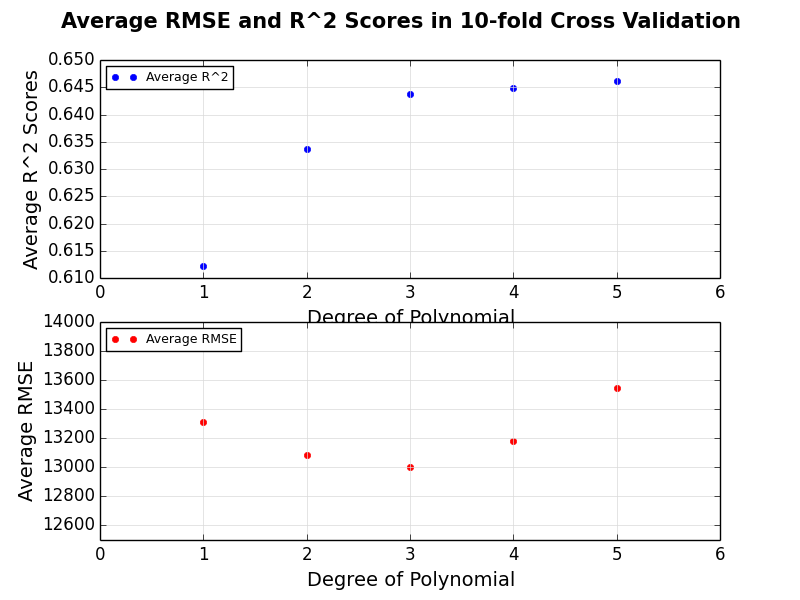

The Python source for this figure:
import numpy as np
import matplotlib.pyplot as plt

myflie = open('labeled_data.csv','r')
header = myflie.readline()
zipcodes = []
population = []
incidents = []

for line in myflie:
	temp_data = line.split(",")
	zipcodes.append(temp_data[0])
	population.append(int(float(temp_data[1])))
	incidents.append(int(float(temp_data[2])))
myflie.close()

def validation(x,y,coefficient):
	outcome = {}
	n = np.poly1d(coefficient)
	yhat = n(x)
	ybar = np.sum(y)/len(y)
	ssreg = np.sum((yhat-ybar)**2)
	sstot = np.sum((y-ybar)**2)
	outcome['R2'] = ssreg/sstot
	outcome['RMSE'] = (np.sum((yhat-y)**2)/len(y))**0.5
	return outcome

dic_R2 = {}
dic_RMSE = {}
degree_list = []
average_square = []
average_RMSE = []
K = 10
for degree in range(1,6):
	degree_list.append(degree)
	R2 = []
	RMSE = []
	for k in xrange(K):
		trainX = [x for i, x in enumerate(population) if i % K !=k]
		validationX = [x for i, x in enumerate(population) if i % K == k]
		trainY = [y for i, y in enumerate(incidents) if i % K != k]
		validationY = [y for i, y in enumerate(incidents) if i % K == k]
		coefficient = np.polyfit(trainX,trainY,degree)
		R2.append(validation(trainX,trainY,coefficient)["R2"])
		RMSE.append(validation(validationX,validationY,coefficient)["RMSE"])
	dic_R2[degree] = R2
	dic_RMSE[degree]=RMSE
	avg_square = sum(R2)/float(len(R2))
	avg_RMSE = sum(RMSE)/float(len(RMSE))
	average_square.append(avg_square)
	average_RMSE.append(avg_RMSE)


fig, (ax1, ax2) = plt.subplots(nrows=2)
fig.suptitle("Average RMSE and R^2 Scores in 10-fold Cross Validation", fontsize = 15, fontweight='bold')
#label the axes of x and y, add the title for the both graphs
ax1 = fig.add_subplot(2,1,1)
ax2 = fig.add_subplot(2,1,2)
ax1.plot(degree_list, average_square,'.',ms=9, color='Blue', label = 'Average R^2')
ax2.plot(degree_list, average_RMSE, '.',ms=9, color='Red', label='Average RMSE')
ax1.set_xlabel('Degree of Polynomial', fontsize = 14)
ax1.set_ylabel('Average R^2 Scores', fontsize=14)
ax2.set_xlabel('Degree of Polynomial', fontsize = 14)
ax2.set_ylabel('Average RMSE', fontsize=14)
ax1.legend(loc = 'upper left', prop={'size':9})
ax1.grid(which = 'both', color = '0.85', linestyle = '-')
ax2.legend(loc = 'upper left', prop={'size':9})
ax2.grid(which = 'both', color = '0.85', linestyle = '-')
ax2.set_xlim(0,6)
ax2.set_ylim(12500,14000)

ax1.set_xlim(0,6)

plt.show()
